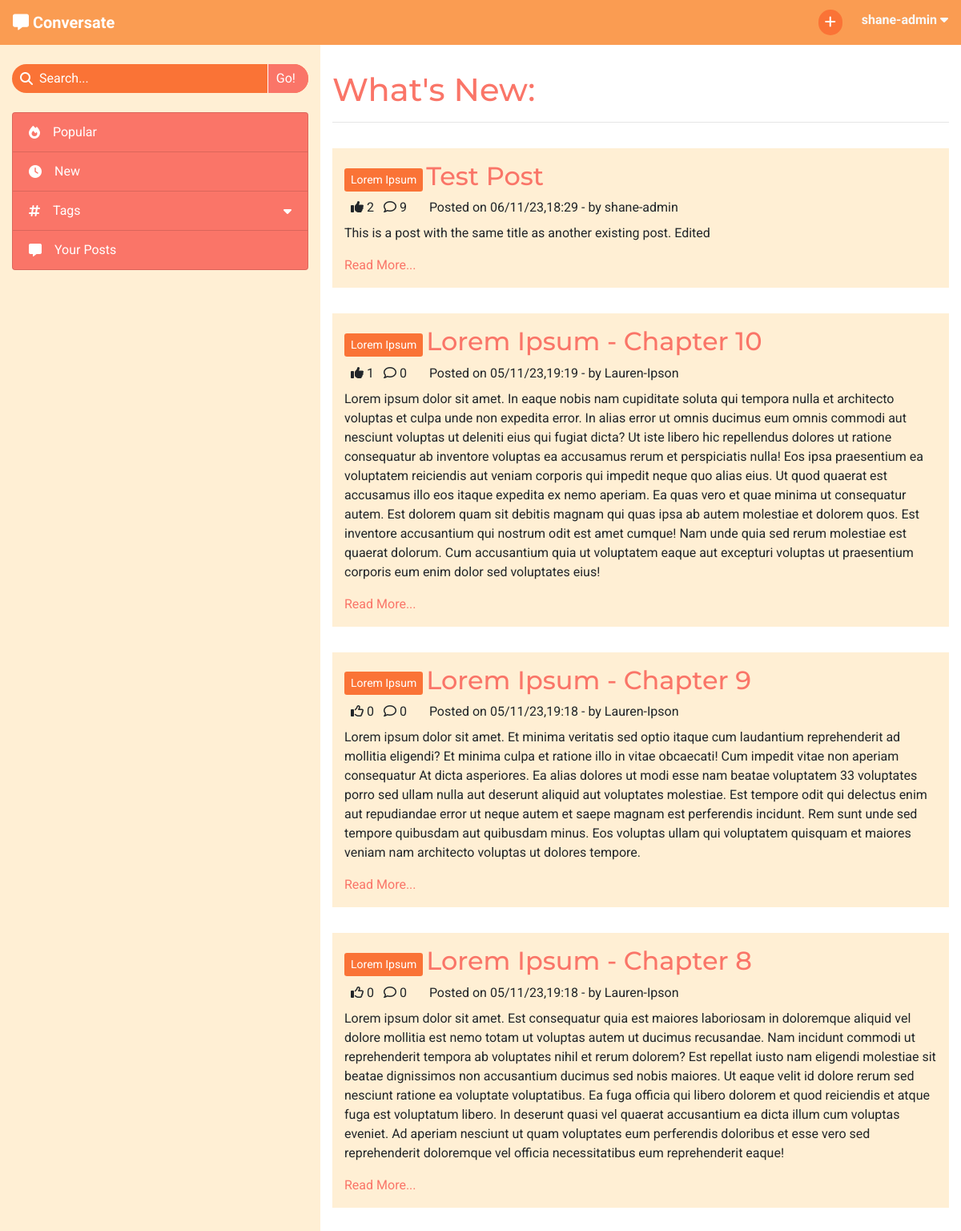
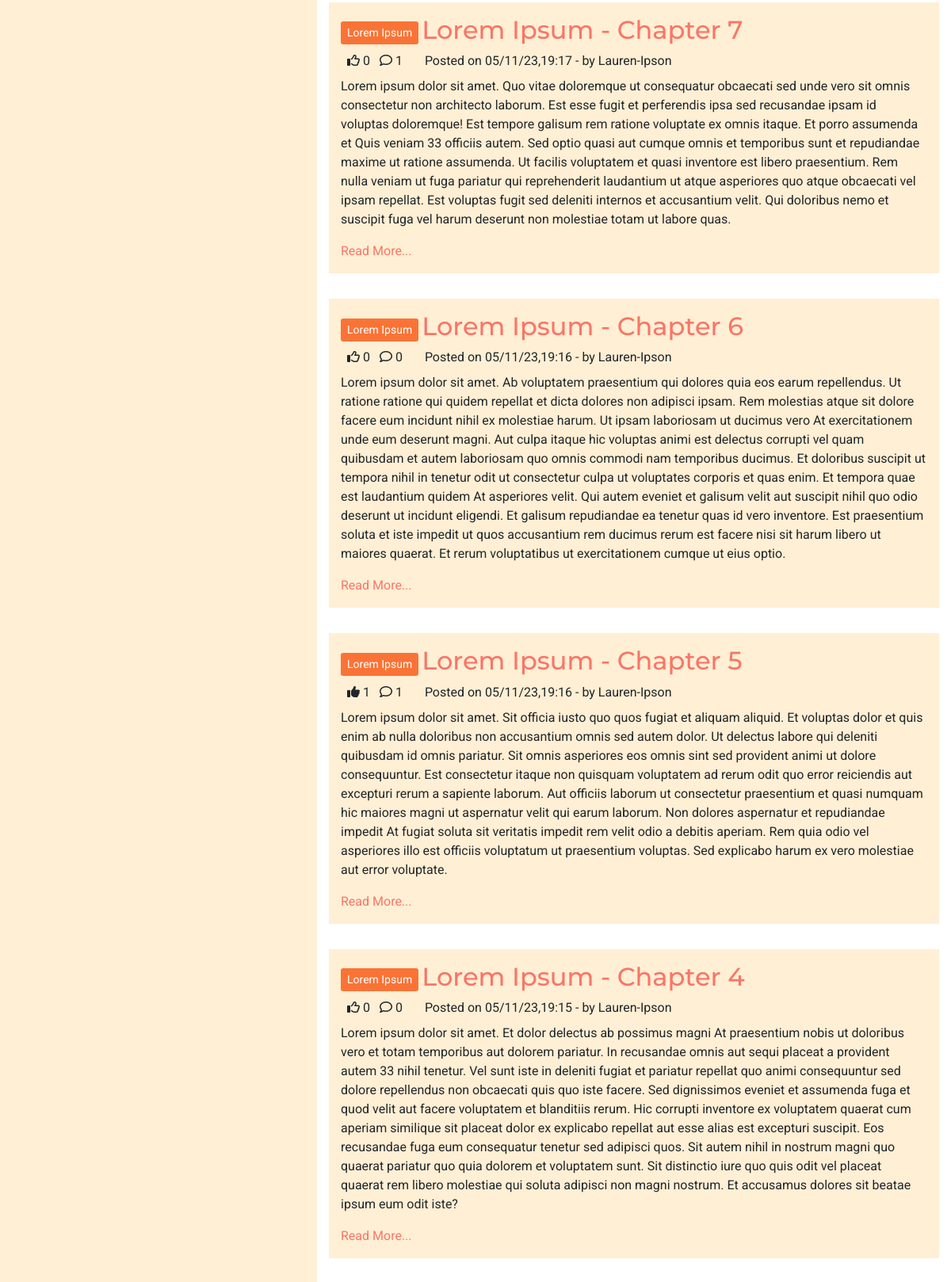
The app's page / (signed in, upper part) with its own data (2 pictures, top to bottom).
### forum/models.py (models this page shows, shortened)
class Post(models.Model):
    title = models.CharField(max_length=200)
    slug = models.SlugField(max_length=200, unique=True)
    tag = models.ForeignKey(Tag, on_delete=models.CASCADE, related_name='tagged_posts')
    posted_by = models.ForeignKey(User, on_delete=models.CASCADE, related_name='added_posts')
    posted_on = models.DateTimeField(auto_now_add=True)
    content = models.TextField()
    edited = models.BooleanField(default=False)
    likes = models.ManyToManyField(User, related_name='post_likes', blank=True)
    approved = models.BooleanField(default=False)
    class Meta:
        ordering = ['-posted_on']
    def number_of_likes(self):
        return self.likes.count()
    def number_of_comments(self):
        return self.comments.count()
    def date_formatted(self):
        day = ''
        if self.posted_on.day < 10:
            day += '0'
        day += str(self.posted_on.day)
        month = ''
        if self.posted_on.month < 10:
            month += '0'
        month += str(self.posted_on.month)
        year = self.posted_on.year % 100
        hour = self.posted_on.hour
        minute = self.posted_on.minute
        return (f'{day}/{month}/{year},{hour}:{minute} -')

class Tag(models.Model):
    name = models.CharField(max_length=30, unique=True)
    def __str__(self):
        return self.name

### forum/views.py (the view)
# urls.py: path('', views.PostList.as_view(), name='home'),
class PostList(View):
    paginate_by = 20
    def get(self, request):
        if not request.user.is_authenticated:
            return redirect('accounts/login')
        posts = Post.objects.order_by('-posted_on')
        p = Paginator(posts, self.paginate_by)
        page = request.GET.get('page')
        current_posts = p.get_page(page)
        context = {
            'post_list': current_posts,
            'paginator': p
        }
        return render(
            request,
            'index.html',
            context,
        )

### templates/index.html (shortened to what this page needs)
{% extends "base.html" %}
{% block content %}
<h1>What's New:</h1>
<hr>
{% for post in post_list %}
    <div class="row post">
        <div class="post-title col-12">
            <a href="#" class="btn btn-sm tag align-middle">{{ post.tag }}</a>
            <a href="{% url 'view_post' post.slug %}" class="anchor-no-style">
                <h2 class="d-inline-block align-middle">{{ post.title }}</h2>
            </a>
        </div>
        <div class="col-12">
            {% if user in post.likes.all %}
                <i class="fa-solid fa-thumbs-up ml-2"></i>
            {% else %}
                <i class="fa-regular fa-thumbs-up ml-2"></i>
            {% endif %}
            {{ post.number_of_likes }}
            <i class="fa-regular fa-comment ml-2"></i>
            {{ post.number_of_comments }}
            <p class="d-inline ml-4">Posted on {{ post.date_formatted }} by {{ post.posted_by }}</p>
        </div>
        <div class="col-12">
            <p class="mt-2">{{ post.content }}</p>
            <a href="{% url 'view_post' post.slug %}">Read More...</a>
        </div>
    </div>
{% endfor %}
{% endblock content %}

### templates/base.html (shortened to what this page needs)
{% load static %}
<!DOCTYPE html>
<html lang="en">
<head>
    <link rel="stylesheet" href="https://cdn.jsdelivr.net/npm/bootstrap@4.6.2/dist/css/bootstrap.min.css"
>
    <link rel="stylesheet" href="{% static 'css/style.css' %}" type="text/css">
</head>
<body id="main-page">
    <nav class="navbar navbar-expand-sm navbar-dark">
        <div>
            <a class="navbar-brand" href="{% url 'home' %}" aria-label="Go to the home page">
                <i class="fa-solid fa-message"></i>
                <strong>Conversate</strong>
            </a>
        </div>
            <ul class="nav justify-content-end">
                {% if user.is_authenticated %}
                    <li class="nav mr-2 mr-lg-4">
                        <a class="nav-icon" href="{% url 'new_post' %}" data-toggle="tooltip"
                            data-placement="bottom" title="New Post" aria-label="Create a new post">
                            <i class="fa-solid fa-plus"></i>
                        </a>
                    </li>
                    <li class="nav dropdown">
                        <span class="text-light d-none d-md-inline" data-toggle="dropdown" role="button"
                            aria-expanded="false" aria-label="User Information">
                            <strong class="align-middle">{{ user.username }}
                                <i class="fa-solid fa-caret-down"></i>
                            </strong>
                        </span>
                    </li>
                {% else %}
                    <li class="nav">
                        <a href="{% url 'account_login' %}" class="btn">Log In</a>
                    </li>
                {% endif %}
            </ul>
    </nav>
    <div>
        <div class="container-fluid">
            <div class="row">
                <nav class="d-none d-md-block col-4">
                    <div class="search-bar my-4">
                        <div class="center-to-container">
                            <i class="fa-solid fa-magnifying-glass"></i>
                        </div>
                        <input type="text" placeholder="Search...">
                        <button>Go!</button>
                    </div>
                    <div class="list-group side-nav">
                        <a class="list-group-item list-group-item-action clickable">
                            <i class="fa-solid fa-fire mr-lg-3 center-to-container"></i>Popular
                        </a>
                        <a class="list-group-item list-group-item-action clickable">
                            <i class="fa-solid fa-clock mr-lg-3 center-to-container"></i>New
                        </a>
                        <a id="tag-collapse" class="list-group-item list-group-item-action clickable" data-toggle="collapse"
                            href="#side-nav-tags" role="button" aria-expanded="false" aria-controls="side-nav-tags">
                            <i class="fa-solid fa-hashtag mr-lg-3 center-to-container"></i>
                            <div>Tags</div>
                            <i class="fa-solid fa-caret-down center-to-container"></i>
                        </a>
                        <a class="list-group-item list-group-item-action clickable">
                            <i class="fa-solid fa-message mr-lg-3 center-to-container"></i>Your Posts
                        </a>
                    </div>
                </nav>
                <div id="main-content" class="col col-md-8">
                    <section>
                        {% block content %}
                        {% endblock content %}
                    </section>
                </div>
            </div>
        </div>
    </div>
</body>
</html>

### static/css/style.css (style rules this page uses)
* { font-family: 'Roboto', sans-serif; }
h1, h2, h3 { font-family: 'Montserrat', sans-serif; }
.clickable { cursor: pointer; }
.anchor-no-style, .anchor-no-style:hover { text-decoration: none; }
a, h1, h2, h3 { color: #FA7568; }
.btn { background-color: #FA7568; border: none; color: white; }
.center-to-container { display: flex; align-items: center; justify-content: center; }
.navbar { background-color: #FA9C52; display: grid; grid-template-columns: 1fr 1fr; grid-template-rows: 1fr; }
.nav-icon { color: white; background-color: #FA7336; border: none; border-radius: 32px; width: 30px; padding: 4px; text-align: center; }
.side-nav>a { display: grid; grid-template-columns: auto 1fr auto; grid-template-rows: 1fr; color: white; background-color: #FA7568; }
.search-bar { border-radius: 32px; width: 100%; background-color: #FA7336; color: white; display: grid; grid-template-columns: auto 1fr auto; grid-template-rows: 1fr; overflow: hidden; }
.search-bar i { padding-left: 10px; }
.search-bar>input { margin-left: 8px; padding: 6px 0; border: none; outline: none; display: inline-block; min-width: 0; background-color: inherit; color: white; }
.search-bar>input::placeholder { color: white; }
.search-bar button { background-color: #FA7568; border: none; border-left: 1px solid white; padding: 4px 16px 4px 10px; color: white; }
#tag-collapse { border-bottom: none; }
#main-page { background-color: #FFEFD4; }
#main-content { background-color: white; padding-top: 32px; height: calc(100vh - 56px); overflow-y: auto; display: grid; grid-template-columns: 1fr; grid-template-rows: 1fr auto; }
.post { margin: 32px 0; padding: 16px 0; background-color: #FFEFD4; }
.tag { background-color: #FA7336; color: white; }

### records on screen
Post: tag "Lorem Ipsum", title "Test Post", number_of_likes "2", number_of_comments "9", date_formatted "06/11/23,18:29 -", posted_by "shane-admin", content "This is a post with the same title as another existing post. Edited"
Post: tag "Lorem Ipsum", title "Lorem Ipsum - Chapter 10", number_of_likes "1", number_of_comments "0", date_formatted "05/11/23,19:19 -", posted_by "Lauren-Ipson", content "Lorem ipsum dolor sit amet. In eaque nobis nam cupiditate soluta qui tempora nulla et architecto voluptas et culpa unde non expedita error. In alias error ut omnis ducimus eum omnis commodi aut nesciunt voluptas ut deleniti eius qui fugiat dicta? Ut iste libero hic repellendus dolores ut ratione consequatur ab inventore voluptas ea accusamus rerum et perspiciatis nulla! Eos ipsa praesentium ea voluptatem reiciendis aut veniam corporis qui impedit neque quo alias eius. Ut quod quaerat est accusamus illo eos itaque expedita ex nemo aperiam. Ea quas vero et quae minima ut consequatur autem. Est dolorem quam sit debitis magnam qui quas ipsa ab autem molestiae et dolorem quos. Est inventore…"
Post: tag "Lorem Ipsum", title "Lorem Ipsum - Chapter 9", number_of_likes "0", number_of_comments "0", date_formatted "05/11/23,19:18 -", posted_by "Lauren-Ipson", content "Lorem ipsum dolor sit amet. Et minima veritatis sed optio itaque cum laudantium reprehenderit ad mollitia eligendi? Et minima culpa et ratione illo in vitae obcaecati! Cum impedit vitae non aperiam consequatur At dicta asperiores. Ea alias dolores ut modi esse nam beatae voluptatem 33 voluptates porro sed ullam nulla aut deserunt aliquid aut voluptates molestiae. Est tempore odit qui delectus enim aut repudiandae error ut neque autem et saepe magnam est perferendis incidunt. Rem sunt unde sed tempore quibusdam aut quibusdam minus. Eos voluptas ullam qui voluptatem quisquam et maiores veniam nam architecto voluptas ut dolores tempore."
Post: tag "Lorem Ipsum", title "Lorem Ipsum - Chapter 8", number_of_likes "0", number_of_comments "0", date_formatted "05/11/23,19:18 -", posted_by "Lauren-Ipson", content "Lorem ipsum dolor sit amet. Est consequatur quia est maiores laboriosam in doloremque aliquid vel dolore mollitia est nemo totam ut voluptas autem ut ducimus recusandae. Nam incidunt commodi ut reprehenderit tempora ab voluptates nihil et rerum dolorem? Est repellat iusto nam eligendi molestiae sit beatae dignissimos non accusantium ducimus sed nobis maiores. Ut eaque velit id dolore rerum sed nesciunt ratione ea voluptate voluptatibus. Ea fuga officia qui libero dolorem et quod reiciendis et atque fuga est voluptatum libero. In deserunt quasi vel quaerat accusantium ea dicta illum cum voluptas eveniet. Ad aperiam nesciunt ut quam voluptates eum perferendis doloribus et esse vero sed…"
Post: tag "Lorem Ipsum", title "Lorem Ipsum - Chapter 7", number_of_likes "0", number_of_comments "1", date_formatted "05/11/23,19:17 -", posted_by "Lauren-Ipson", content "Lorem ipsum dolor sit amet. Quo vitae doloremque ut consequatur obcaecati sed unde vero sit omnis consectetur non architecto laborum. Est esse fugit et perferendis ipsa sed recusandae ipsam id voluptas doloremque! Est tempore galisum rem ratione voluptate ex omnis itaque. Et porro assumenda et Quis veniam 33 officiis autem. Sed optio quasi aut cumque omnis et temporibus sunt et repudiandae maxime ut ratione assumenda. Ut facilis voluptatem et quasi inventore est libero praesentium. Rem nulla veniam ut fuga pariatur qui reprehenderit laudantium ut atque asperiores quo atque obcaecati vel ipsam repellat. Est voluptas fugit sed deleniti internos et accusantium velit. Qui doloribus nemo et…"
Post: tag "Lorem Ipsum", title "Lorem Ipsum - Chapter 6", number_of_likes "0", number_of_comments "0", date_formatted "05/11/23,19:16 -", posted_by "Lauren-Ipson", content "Lorem ipsum dolor sit amet. Ab voluptatem praesentium qui dolores quia eos earum repellendus. Ut ratione ratione qui quidem repellat et dicta dolores non adipisci ipsam. Rem molestias atque sit dolore facere eum incidunt nihil ex molestiae harum. Ut ipsam laboriosam ut ducimus vero At exercitationem unde eum deserunt magni. Aut culpa itaque hic voluptas animi est delectus corrupti vel quam quibusdam et autem laboriosam quo omnis commodi nam temporibus ducimus. Et doloribus suscipit ut tempora nihil in tenetur odit ut consectetur culpa ut voluptates corporis et quas enim. Et tempora quae est laudantium quidem At asperiores velit. Qui autem eveniet et galisum velit aut suscipit nihil quo odio…"
Post: tag "Lorem Ipsum", title "Lorem Ipsum - Chapter 5", number_of_likes "1", number_of_comments "1", date_formatted "05/11/23,19:16 -", posted_by "Lauren-Ipson", content "Lorem ipsum dolor sit amet. Sit officia iusto quo quos fugiat et aliquam aliquid. Et voluptas dolor et quis enim ab nulla doloribus non accusantium omnis sed autem dolor. Ut delectus labore qui deleniti quibusdam id omnis pariatur. Sit omnis asperiores eos omnis sint sed provident animi ut dolore consequuntur. Est consectetur itaque non quisquam voluptatem ad rerum odit quo error reiciendis aut excepturi rerum a sapiente laborum. Aut officiis laborum ut consectetur praesentium et quasi numquam hic maiores magni ut aspernatur velit qui earum laborum. Non dolores aspernatur et repudiandae impedit At fugiat soluta sit veritatis impedit rem velit odio a debitis aperiam. Rem quia odio vel…"
Post: tag "Lorem Ipsum", title "Lorem Ipsum - Chapter 4", number_of_likes "0", number_of_comments "0", date_formatted "05/11/23,19:15 -", posted_by "Lauren-Ipson", content "Lorem ipsum dolor sit amet. Et dolor delectus ab possimus magni At praesentium nobis ut doloribus vero et totam temporibus aut dolorem pariatur. In recusandae omnis aut sequi placeat a provident autem 33 nihil tenetur. Vel sunt iste in deleniti fugiat et pariatur repellat quo animi consequuntur sed dolore repellendus non obcaecati quis quo iste facere. Sed dignissimos eveniet et assumenda fuga et quod velit aut facere voluptatem et blanditiis rerum. Hic corrupti inventore ex voluptatem quaerat cum aperiam similique sit placeat dolor ex explicabo repellat aut esse alias est excepturi suscipit. Eos recusandae fuga eum consequatur tenetur sed adipisci quos. Sit autem nihil in nostrum magni quo…"

### other values on screen
{{ user.username }} "shane-admin"
